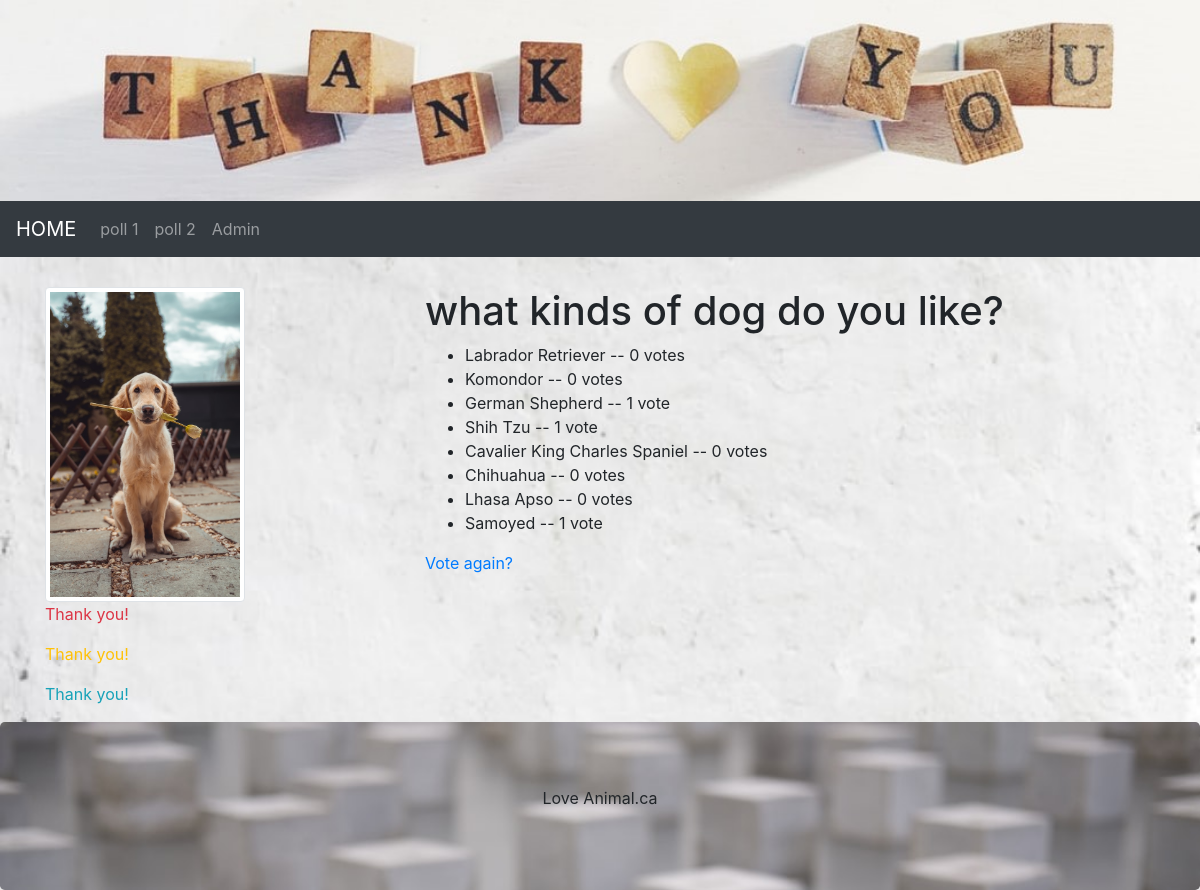
The page /polls/4/results/ on the database its author committed.
### polls/models.py (models this page shows, shortened)
class Question(models.Model):
    question_text = models.CharField(max_length=200)
    pub_date = models.DateTimeField('date published')
    def was_published_recently(self):
        now = timezone.now()
        return now - datetime.timedelta(days=1) <= self.pub_date <= now
    was_published_recently.admin_order_field = 'pub_date'
    was_published_recently.boolean = True
    was_published_recently.short_description = 'Published recently?'

class Choice(models.Model):
    question = models.ForeignKey(Question, on_delete=models.CASCADE)
    choice_text = models.CharField(max_length=200)
    votes = models.IntegerField(default=0)

### polls/views.py (the view)
# urls.py: path('<int:pk>/results/', views.ResultsView.as_view(), name='results'),
class ResultsView(generic.DetailView):
    model = Question
    template_name = 'polls/boot_results.html'

### polls/templates/polls/boot_results.html (shortened to what this page needs)
<!DOCTYPE html>
<html lang="en">
<head>
    {% load static %}
    <link rel="stylesheet" href="https://maxcdn.bootstrapcdn.com/bootstrap/4.3.1/css/bootstrap.min.css">
    <link rel="stylesheet" href="{% static '/polls/css/pl_visual.css' %}"/>
</head>
<header>
    <img src="{% static '/polls/images/background20.jpg' %}" alt="Girl in a jacket" width=value height=value>
</header>
<body >
<nav class="navbar navbar-expand-sm bg-dark navbar-dark">
    <a class="navbar-brand" href="#">HOME</a>
    <div class="collapse navbar-collapse" id="collapsibleNavbar">
        <ul class="navbar-nav">
            <li class="nav-item">
                <a class="nav-link" href="{% url 'polls:index' %}">poll 1</a>
            </li>
            <li class="nav-item">
                <a class="nav-link" href="{% url 'polls:index' %}">poll 2</a>
            </li>
            <li class="nav-item">
                <a class="nav-link" href="http://127.0.0.1:8000/admin/">Admin</a>
            </li>
        </ul>
    </div>
</nav>
<div class="container" style="margin-top:30px">
    <div class="row">
        <div class="col-sm-4">
            <div ><img src="{% static '/polls/images/puppys5.jpg' %}"
                       class="img-thumbnail" alt="dog" width="200" height="300"/></div>
            <p class="text-danger">Thank you!</p>
            <p class="text-warning">Thank you!</p>
            <p class="text-info">Thank you!</p>
        </div>
        <div class="col-sm-8">
            <h1>{{ question.question_text }}</h1>
            <ul>
                {% for choice in question.choice_set.all %}
                <li>{{ choice.choice_text }} -- {{ choice.votes }} vote{{ choice.votes|pluralize }}</li>
                {% endfor %}
            </ul>
            <a href="{% url 'polls:detail' question.id %}">Vote again?</a>
        </div>
    </div>
</div>
<div class="jumbotron text-center" style="margin-bottom:0">
    <p>Love Animal.ca</p>
</div>
</body>
</html>

### polls/static/polls/css/pl_visual.css (style rules this page uses)
body { margin-left: auto; margin-right: auto; max-width: value; min-width: value; width: 100%; }
body > header > img { margin-left: auto; margin-right: auto; display: block; width: 100%; }

### rows shown on the page
Question: question_text "what kinds of dog do you like?"
Choice: choice_text "Labrador Retriever", votes "0"
Choice: choice_text "Komondor", votes "0"
Choice: choice_text "German Shepherd", votes "1"
Choice: choice_text "Shih Tzu", votes "1"
Choice: choice_text "Cavalier King Charles Spaniel", votes "0"
Choice: choice_text "Chihuahua", votes "0"
Choice: choice_text "Lhasa Apso", votes "0"
Choice: choice_text "Samoyed", votes "1"
